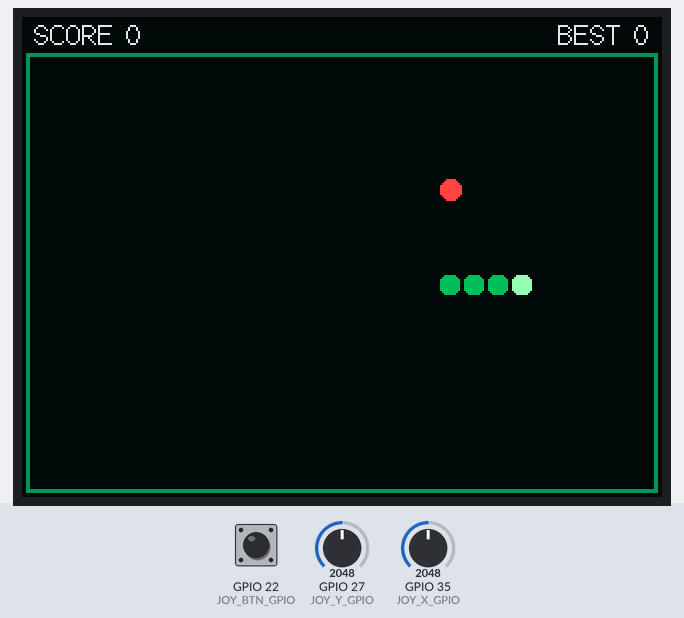
The program below on a simulated ESP32. On the bench: 320×240 colour display. The inputs (shaded band) are chosen by the test bench; at power-on: GPIO 22 (JOY_BTN_GPIO) HIGH, GPIO 27 (JOY_Y_GPIO) = 2048, GPIO 35 (JOY_X_GPIO) = 2048 (analog values on the 0–4095 scale). Random numbers use the default seed unless the program sets one; what the program prints to the serial monitor is not drawn.

Above: at 1.67 s.
1.7 s: GPIO 22 (JOY_BTN_GPIO) pulled LOW for 0.15 s
At 2.2 s:
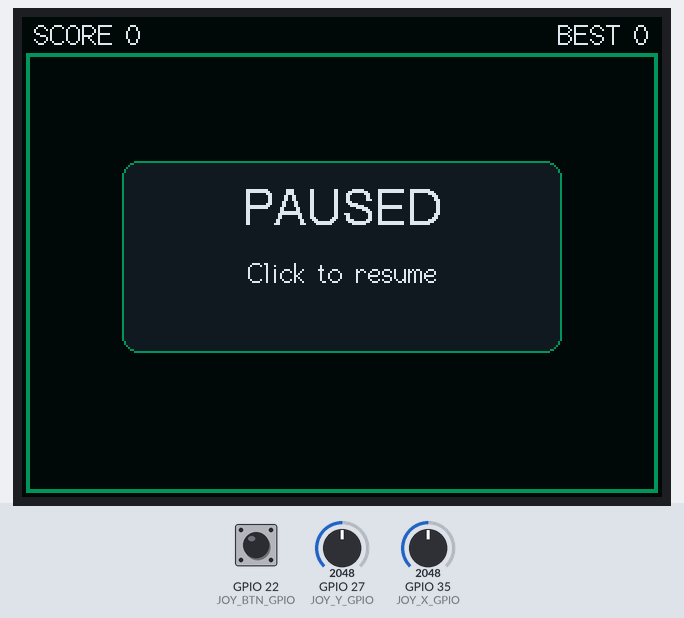
3.3 s: GPIO 22 (JOY_BTN_GPIO) pulled LOW for 1 s
At 5.6 s:
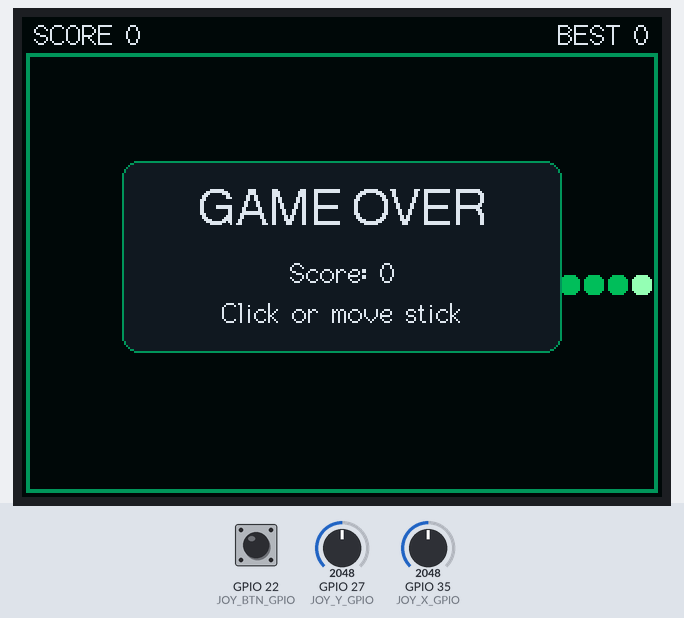
5.9 s: GPIO 27 (JOY_Y_GPIO) set to 2866
At 6.18 s:
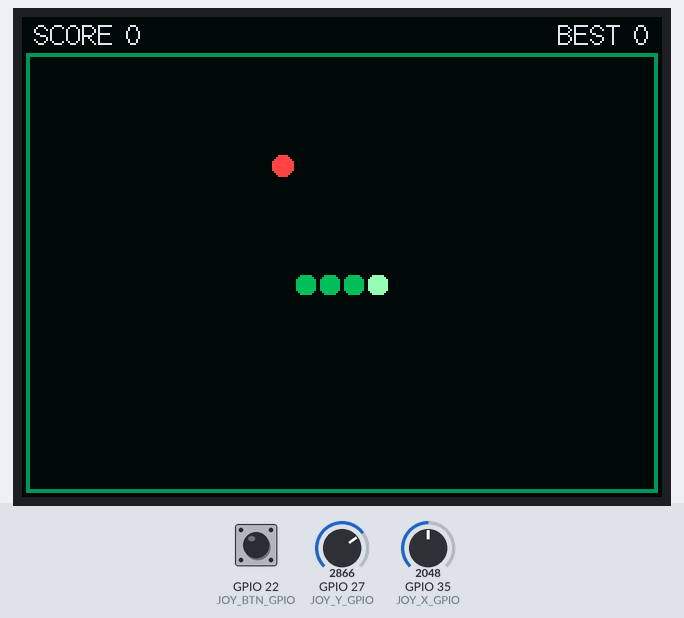
7.4 s: GPIO 35 (JOY_X_GPIO) set to 1228
At 7.62 s:
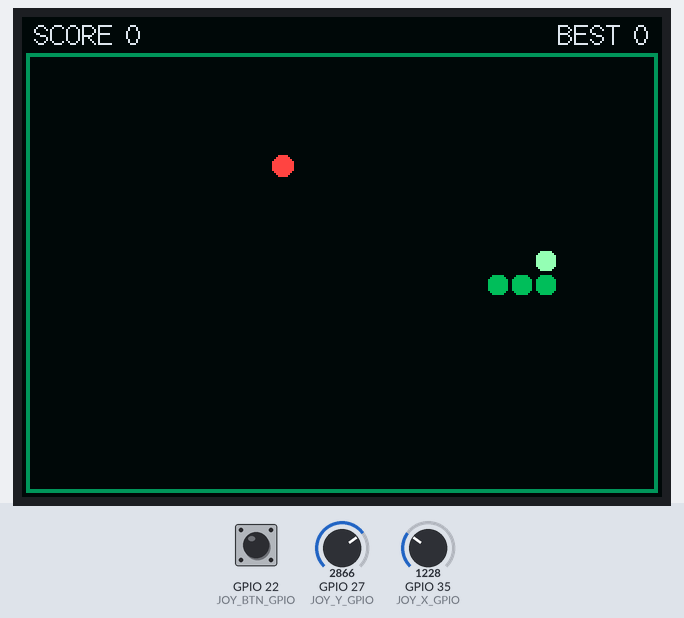
9.0 s: GPIO 27 (JOY_Y_GPIO) set to 2896
At 9.24 s:
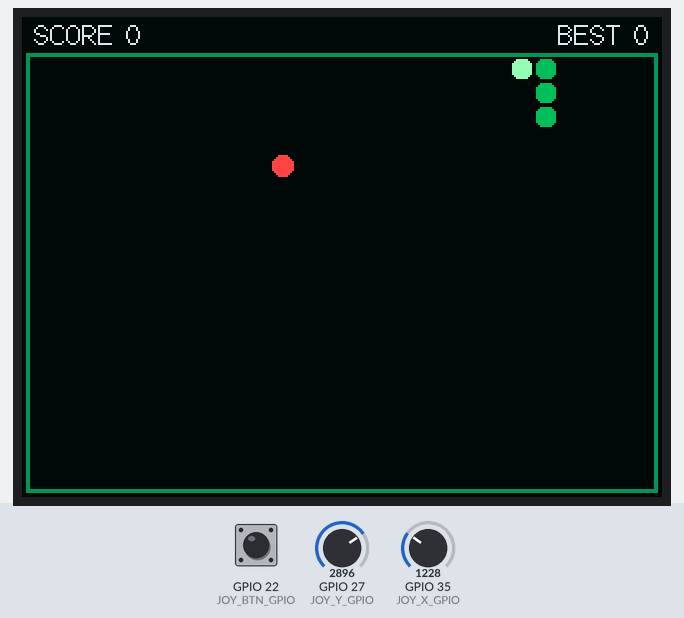
10.6 s: GPIO 35 (JOY_X_GPIO) set to 1160
At 11.2 s:
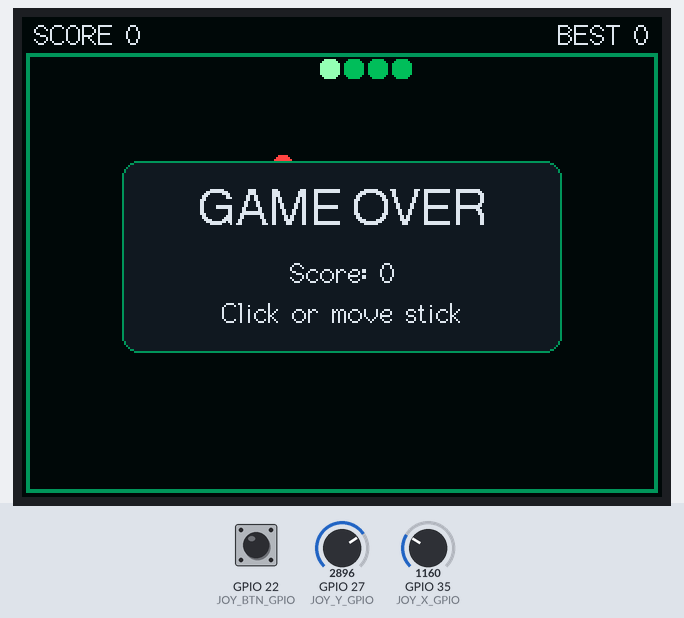
Timing chart, 0 to 13.3 s (numbered marks = the images above; inputs shaded):
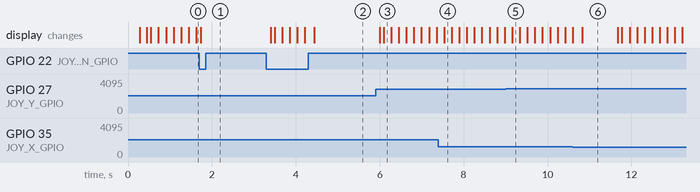

Measured:
- after the input at 3.3 s, the display: first changes after 0.10 s (image 2 shows a later state)
- after the input at 5.9 s, the display: first changes after 0.10 s (image 3 shows a later state)
- what the display in image 6 shows lasts 0.9 s, from 10.8 s to 11.7 s

The program:

main.cpp
```cpp
#include <Arduino.h>
#include "controls.h"
#include "display.h"
#include "game_snake.h"

constexpr unsigned long RESTART_LOCKOUT_MS = 800;   // ignore the stick right after dying

static void restart() {
  startGame();
  drawGame();
}

void setup() {
  Serial.begin(115200);
  setupControls();
  setupDisplay();
  randomSeed(esp_random());
  restart();
}

void loop() {
  // Click: pause / resume, or restart after game over.
  if (buttonPressed()) {
    if (gameOver) {
      restart();
    } else {
      paused = !paused;
      if (paused) {
        drawPaused();
      } else {
        lastStep = millis();
        drawGame();
      }
    }
    return;
  }

  Direction requested;
  const bool moved = readRequestedDirection(requested);

  if (gameOver) {
    if (moved && millis() - gameOverAt > RESTART_LOCKOUT_MS) restart();
    delay(10);
    return;
  }
  if (paused) {
    delay(10);
    return;
  }

  if (moved && !isOpposite(requested, direction)) queuedDirection = requested;

  if (millis() - lastStep >= stepInterval()) {
    lastStep = millis();
    moveSnake();
    if (gameOver) drawGameOver();
    else          drawStep();
  }

  delay(5);
}
```

controls.h
```cpp
#pragma once
#include <Arduino.h>
#include "game_snake.h"

void setupControls();
bool readRequestedDirection(Direction &requested);
bool buttonPressed();   // true once per click (debounced)
```

display.h
```cpp
#pragma once
#include <Arduino.h>

void setupDisplay();
void drawGame();       // full redraw: new game, resume from pause
void drawStep();       // incremental redraw after a normal moveSnake()
void drawGameOver();
void drawPaused();
```

game_snake.h
```cpp
#pragma once
#include <Arduino.h>

// Playfield: 26 x 18 cells of 12 px = 312 x 216 px on the 320 x 240 CYD screen.
constexpr uint8_t  GRID_WIDTH  = 26;
constexpr uint8_t  GRID_HEIGHT = 18;
constexpr uint16_t MAX_SNAKE   = GRID_WIDTH * GRID_HEIGHT;

constexpr unsigned long START_STEP_MS        = 180;  // ms per move at score 0
constexpr unsigned long MIN_STEP_MS          = 70;   // fastest the snake gets
constexpr unsigned long SPEEDUP_MS_PER_POINT = 4;

enum Direction : uint8_t { UP, DOWN, LEFT, RIGHT };

struct Cell {
  uint8_t x;
  uint8_t y;
};

extern Cell snake[MAX_SNAKE];
extern Cell food;
extern Cell lastTail;          // cell the tail just left (only valid if !ateFood)
extern bool ateFood;           // true if the last move ate the food
extern uint16_t snakeLength;
extern uint16_t score;
extern uint16_t bestScore;
extern Direction direction;
extern Direction queuedDirection;
extern bool gameOver;
extern bool gameWon;           // snake filled the whole grid
extern bool paused;
extern unsigned long lastStep;
extern unsigned long gameOverAt;

bool sameCell(const Cell &a, const Cell &b);
bool isOpposite(Direction a, Direction b);
void startGame();
void moveSnake();
unsigned long stepInterval();
```

controls.cpp
```cpp
#include "controls.h"

// CYD wiring (KiCad schematic rev B)
constexpr int JOY_X_GPIO   = 35;  // VRx - P3,  ADC1, input-only
constexpr int JOY_Y_GPIO   = 27;  // VRy - CN1, ADC2 (analogRead only works with WiFi off)
constexpr int JOY_BTN_GPIO = 22;  // SW  - P3 / CN1, INPUT_PULLUP, pressed = LOW

// Orientation. These defaults reproduce your OLED build (VRy = left/right, VRx = up/down).
// If the snake turns the wrong way, flip INVERT_H / INVERT_V; if the axes are
// swapped, flip SWAP_AXES.
constexpr bool JOY_SWAP_AXES = true;
constexpr bool JOY_INVERT_H  = true;
constexpr bool JOY_INVERT_V  = false;

constexpr int JOY_DEADZONE = 700;      // of 0..4095
constexpr bool DEBUG_JOY   = false;    // print raw X/Y to Serial

static int joyXCenter = 1910;          // fallbacks from the OLED build
static int joyYCenter = 1922;

static int readAveraged(int pin, int samples = 32) {
  long sum = 0;
  for (int i = 0; i < samples; ++i) {
    sum += analogRead(pin);
    delay(2);
  }
  return static_cast<int>(sum / samples);
}

void setupControls() {
  pinMode(JOY_BTN_GPIO, INPUT_PULLUP);
  analogReadResolution(12);

  // Calibrate the centre at power-up (keep the stick untouched). If the reading
  // is implausible, keep the fallback values.
  const int cx = readAveraged(JOY_X_GPIO);
  const int cy = readAveraged(JOY_Y_GPIO);
  if (cx > 1200 && cx < 2900) joyXCenter = cx;
  if (cy > 1200 && cy < 2900) joyYCenter = cy;
  Serial.printf("Joystick centre: X=%d Y=%d\n", joyXCenter, joyYCenter);
}

bool readRequestedDirection(Direction &requested) {
  const int x = analogRead(JOY_X_GPIO) - joyXCenter;
  const int y = analogRead(JOY_Y_GPIO) - joyYCenter;

  if (DEBUG_JOY) Serial.printf("X=%d Y=%d\n", x, y);

  int h = JOY_SWAP_AXES ? y : x;   // positive h = RIGHT
  int v = JOY_SWAP_AXES ? x : y;   // positive v = DOWN
  if (JOY_INVERT_H) h = -h;
  if (JOY_INVERT_V) v = -v;

  if (abs(h) < JOY_DEADZONE && abs(v) < JOY_DEADZONE) return false;

  // Follow whichever axis is pushed further, so diagonals pick one direction.
  if (abs(h) >= abs(v)) requested = (h > 0) ? RIGHT : LEFT;
  else                  requested = (v > 0) ? DOWN : UP;
  return true;
}

bool buttonPressed() {
  static bool lastLevel = HIGH;              // idle level with the pull-up
  static unsigned long lastChange = 0;

  const bool level = digitalRead(JOY_BTN_GPIO);
  if (level != lastLevel && millis() - lastChange > 30) {
    lastChange = millis();
    lastLevel = level;
    return level == LOW;                     // only the press, not the release
  }
  return false;
}
```

display.cpp
```cpp
#include "display.h"
#include "game_snake.h"
#include <TFT_eSPI.h>

static TFT_eSPI tft;

constexpr uint8_t DISPLAY_ROTATION = 1;   // landscape. Use 3 if the picture is upside down.

constexpr int SCREEN_W  = 320;
constexpr int SCREEN_H  = 240;
constexpr int CELL_SIZE = 12;
constexpr int FIELD_W   = GRID_WIDTH * CELL_SIZE;    // 312
constexpr int FIELD_H   = GRID_HEIGHT * CELL_SIZE;   // 216
constexpr int FIELD_X   = (SCREEN_W - FIELD_W) / 2;  // 4
constexpr int FIELD_Y   = SCREEN_H - FIELD_H - 4;    // 20 (HUD above it)

constexpr uint16_t rgb565(uint8_t r, uint8_t g, uint8_t b) {
  return ((r & 0xF8) << 8) | ((g & 0xFC) << 3) | (b >> 3);
}
constexpr uint16_t COL_BG     = rgb565(6, 10, 14);
constexpr uint16_t COL_BORDER = rgb565(0, 150, 90);
constexpr uint16_t COL_BODY   = rgb565(0, 190, 90);
constexpr uint16_t COL_HEAD   = rgb565(150, 255, 180);
constexpr uint16_t COL_FOOD   = rgb565(255, 70, 70);
constexpr uint16_t COL_TEXT   = rgb565(220, 230, 235);
constexpr uint16_t COL_PANEL  = rgb565(16, 24, 32);

static void drawSnakeCell(const Cell &c, uint16_t color) {
  tft.fillRoundRect(FIELD_X + c.x * CELL_SIZE + 1, FIELD_Y + c.y * CELL_SIZE + 1,
                    CELL_SIZE - 2, CELL_SIZE - 2, 3, color);
}

static void eraseCell(const Cell &c) {
  tft.fillRect(FIELD_X + c.x * CELL_SIZE, FIELD_Y + c.y * CELL_SIZE, CELL_SIZE, CELL_SIZE, COL_BG);
}

static void drawFood() {
  tft.fillCircle(FIELD_X + food.x * CELL_SIZE + CELL_SIZE / 2,
                 FIELD_Y + food.y * CELL_SIZE + CELL_SIZE / 2, CELL_SIZE / 2 - 1, COL_FOOD);
}

static void drawHud() {
  char buf[24];
  tft.fillRect(0, 0, SCREEN_W, FIELD_Y - 3, COL_BG);
  tft.setTextFont(2);
  tft.setTextColor(COL_TEXT, COL_BG);

  snprintf(buf, sizeof(buf), "SCORE %u", score);
  tft.setTextDatum(TL_DATUM);
  tft.drawString(buf, 6, 1);

  snprintf(buf, sizeof(buf), "BEST %u", score > bestScore ? score : bestScore);
  tft.setTextDatum(TR_DATUM);
  tft.drawString(buf, SCREEN_W - 6, 1);
}

static void drawPanel(const char *title, const char *line2, const char *line3) {
  const int w = 220, h = 96;
  const int x = (SCREEN_W - w) / 2, y = (SCREEN_H - h) / 2;
  tft.fillRoundRect(x, y, w, h, 8, COL_PANEL);
  tft.drawRoundRect(x, y, w, h, 8, COL_BORDER);
  tft.setTextDatum(MC_DATUM);
  tft.setTextColor(COL_TEXT, COL_PANEL);
  tft.setTextFont(4);
  tft.drawString(title, SCREEN_W / 2, y + 26);
  tft.setTextFont(2);
  tft.drawString(line2, SCREEN_W / 2, y + 56);
  tft.drawString(line3, SCREEN_W / 2, y + 76);
}

void setupDisplay() {
  tft.init();                       // also switches the backlight on (TFT_BL)
  tft.setRotation(DISPLAY_ROTATION);
  tft.fillScreen(COL_BG);
}

void drawGame() {
  tft.fillScreen(COL_BG);
  tft.drawRect(FIELD_X - 2, FIELD_Y - 2, FIELD_W + 4, FIELD_H + 4, COL_BORDER);
  tft.drawRect(FIELD_X - 1, FIELD_Y - 1, FIELD_W + 2, FIELD_H + 2, COL_BORDER);
  drawHud();
  for (uint16_t i = snakeLength - 1; i > 0; --i) drawSnakeCell(snake[i], COL_BODY);
  drawSnakeCell(snake[0], COL_HEAD);
  drawFood();
}

// Only touches the cells that changed, so there is no flicker and each step is fast.
void drawStep() {
  if (!ateFood) eraseCell(lastTail);
  if (snakeLength > 1) drawSnakeCell(snake[1], COL_BODY);   // old head becomes body
  drawSnakeCell(snake[0], COL_HEAD);
  if (ateFood) {
    drawFood();
    drawHud();
  }
}

void drawGameOver() {
  drawHud();   // refreshes BEST
  char buf[32];
  snprintf(buf, sizeof(buf), "Score: %u", score);
  drawPanel(gameWon ? "YOU WIN!" : "GAME OVER", buf, "Click or move stick");
}

void drawPaused() {
  drawPanel("PAUSED", "Click to resume", "");
}
```

game_snake.cpp
```cpp
#include "game_snake.h"

Cell snake[MAX_SNAKE];
Cell food;
Cell lastTail;
bool ateFood;
uint16_t snakeLength;
uint16_t score;
uint16_t bestScore = 0;
Direction direction;
Direction queuedDirection;
bool gameOver;
bool gameWon;
bool paused;
unsigned long lastStep;
unsigned long gameOverAt;

bool sameCell(const Cell &a, const Cell &b) { return a.x == b.x && a.y == b.y; }

bool isOpposite(Direction a, Direction b) {
  return (a == UP && b == DOWN) || (a == DOWN && b == UP) ||
         (a == LEFT && b == RIGHT) || (a == RIGHT && b == LEFT);
}

static bool snakeContains(const Cell &cell, uint16_t count) {
  for (uint16_t i = 0; i < count; ++i) {
    if (sameCell(snake[i], cell)) return true;
  }
  return false;
}

static void placeFood() {
  do {
    food.x = random(GRID_WIDTH);
    food.y = random(GRID_HEIGHT);
  } while (snakeContains(food, snakeLength));
}

static void endGame(bool won) {
  gameOver = true;
  gameWon = won;
  gameOverAt = millis();
  if (score > bestScore) bestScore = score;
}

void startGame() {
  snakeLength = 4;
  score = 0;
  direction = RIGHT;
  queuedDirection = RIGHT;
  gameOver = false;
  gameWon = false;
  paused = false;
  ateFood = false;

  const uint8_t startX = GRID_WIDTH / 2;
  const uint8_t startY = GRID_HEIGHT / 2;
  for (uint16_t i = 0; i < snakeLength; ++i) {
    snake[i] = {static_cast<uint8_t>(startX - i), startY};
  }

  placeFood();
  lastStep = millis();
}

// Speed ramps up with the score; clamped so it can never underflow.
unsigned long stepInterval() {
  const unsigned long speedup = score * SPEEDUP_MS_PER_POINT;
  if (speedup >= START_STEP_MS - MIN_STEP_MS) return MIN_STEP_MS;
  return START_STEP_MS - speedup;
}

void moveSnake() {
  direction = queuedDirection;
  Cell next = snake[0];

  if (direction == UP) {
    if (next.y == 0) { endGame(false); return; }
    --next.y;
  } else if (direction == DOWN) {
    if (next.y == GRID_HEIGHT - 1) { endGame(false); return; }
    ++next.y;
  } else if (direction == LEFT) {
    if (next.x == 0) { endGame(false); return; }
    --next.x;
  } else {
    if (next.x == GRID_WIDTH - 1) { endGame(false); return; }
    ++next.x;
  }

  const bool eating = sameCell(next, food);
  // The tail moves away this turn unless we are eating, so it is not a collision.
  const uint16_t collisionCount = eating ? snakeLength : snakeLength - 1;

  if (snakeContains(next, collisionCount)) {
    endGame(false);
    return;
  }

  ateFood = eating;
  lastTail = snake[snakeLength - 1];

  if (eating && snakeLength < MAX_SNAKE) ++snakeLength;

  for (uint16_t i = snakeLength - 1; i > 0; --i) {
    snake[i] = snake[i - 1];
  }
  snake[0] = next;

  if (eating) {
    ++score;
    if (snakeLength >= MAX_SNAKE) {   // grid is full: nowhere left to put food
      endGame(true);
    } else {
      placeFood();
    }
  }
}
```
